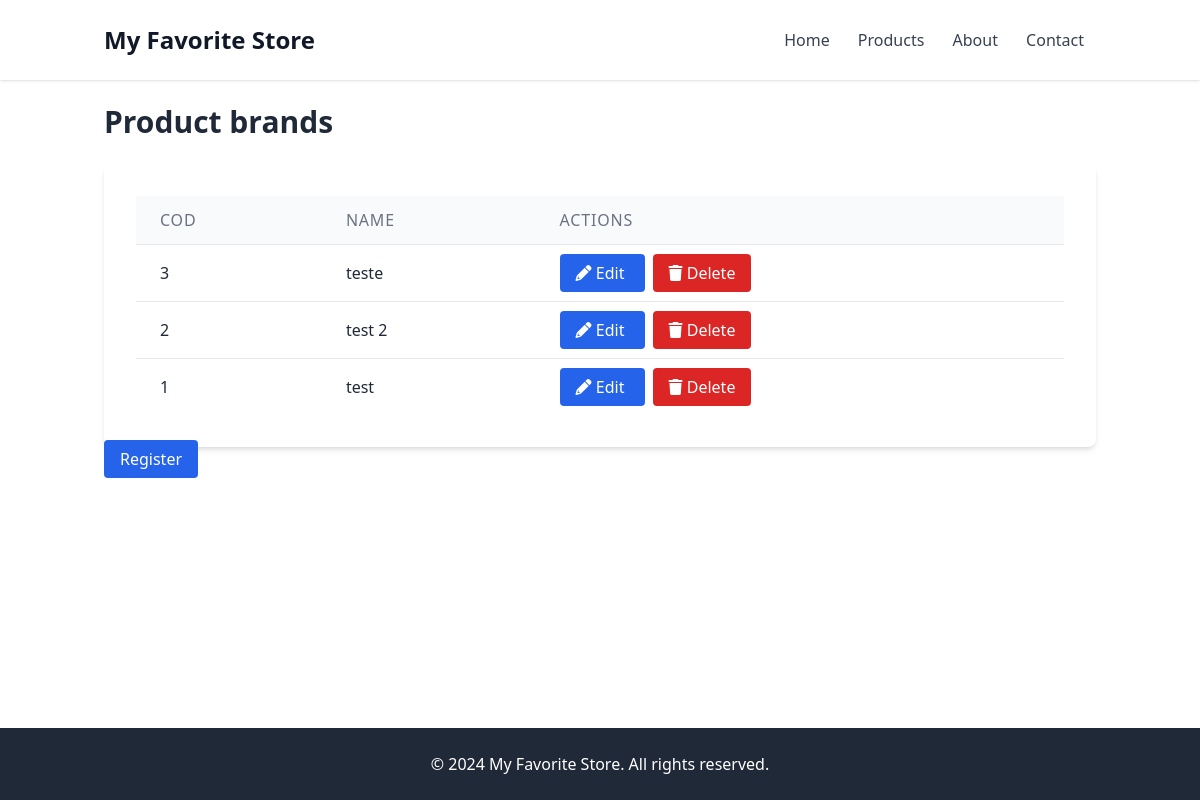
/brand/list/, run on an earlier commit of the app's database.
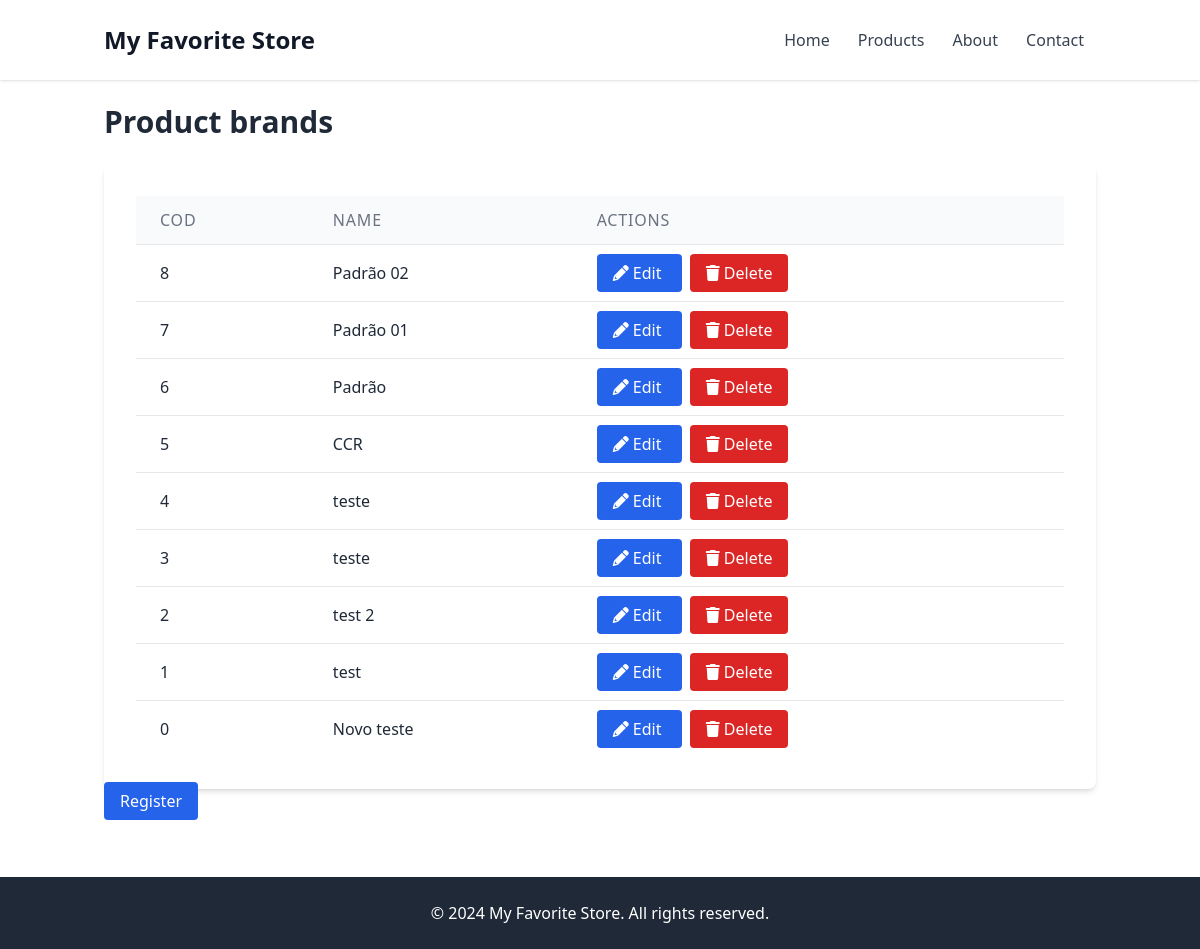
And on a later commit of the database.
### WebStoreApp/models.py (models this page shows, shortened)
class BaseModel(models.Model):
    ACTIVE_STORE = [
        (1,'Yes'),
        (0,'No'),
    ]
    created_at = models.DateTimeField(auto_now_add=True)
    updated_at = models.DateTimeField(auto_now=True)
    deleted_at = models.DateTimeField(null=True, default=None)
    created_by_user_id = models.ForeignKey(User, on_delete=models.CASCADE, null=True, default=None, related_name='created_%(class)s_set')
    updated_by_user_id = models.ForeignKey(User, on_delete=models.CASCADE, null=True, default=None, related_name='updated_%(class)s_set')
    deleted_by_user_id = models.ForeignKey(User, on_delete=models.CASCADE, null=True, default=None, related_name='deleted_%(class)s_set')
    active = models.IntegerField(max_length=1, choices=ACTIVE_STORE)
    class Meta:
        abstract = True

class ProductBrand(BaseModel):
    name = models.CharField(max_length=255, null=False, help_text="The brand's name")

### WebStoreApp/views.py (the view)
# urls.py: path("brand/list/", views.brand_list, name='brand_list'),
def brand_list(request, template_name='product_brand/brand_list.html'):
    query = request.GET.get('search')
    if query:
        items = ProductBrand.objects.filter(name__icontains=query).order_by('-id')
    else:
        items = ProductBrand.objects.all().order_by('-id')
    return render(request, template_name, {'items':items})

### WebStoreApp/templates/product_brand/brand_list.html (shortened to what this page needs)
{% extends "base.html" %}
{% block content %}
<div class="container mx-auto px-4 py-6">
    <h1 class="text-3xl font-bold mb-6">Product brands</h1>
    <div class="bg-white p-8 rounded-lg shadow-md">
        <table class="min-w-full divide-y divide-gray-200 rounded-lg" >
            <thead class="bg-gray-50">
                <tr>
                    <th class="px-6 py-3 text-left text-md font-medium text-gray-500 uppercase tracking-wider rounded-tl-2x " >COD</th>
                    <th class="px-6 py-3 text-left text-md font-medium text-gray-500 uppercase tracking-wider ">Name</t2xh>
                    <th class="px-6 py-3 text-left text-md font-medium text-gray-500 uppercase tracking-wider rounded-tr-2xlg ">Actions</th>
                </tr>
            </thead>
            <tbody class="bg-white divide-y divide-gray-200">
                {% for item in items %}
                    <tr class="" >
                        <td class="px-6 py-4 whitespace-nowrap" >{{item.pk}}</td>
                        <td class="px-6 py-4 whitespace-nowrap" >{{item.name}}</td>
                        <td class="px-6 py-4 whitespace-nowrap" >
                            <a href="{% url 'brand_edit' pk=item.pk %}" class="bg-blue-600 text-white px-4 py-2 rounded hover:bg-blue-500 mr-2">
                                <i class="fa fa-pencil" ></i> Edit
                            </a>
                            <a href="{% url 'brand_delete' pk=item.pk %}" class="bg-red-600 text-white px-4 py-2 rounded hover:bg-red-500">
                                <i class="fa fa-trash" ></i>  Delete
                            </a>
                        </td>
                    </tr>
                {% endfor %}
            </tbody>
        </table>
    </div>
    <a href="{% url 'brand_create' %}" class="bg-blue-600 text-white px-4 py-2 rounded hover:bg-blue-500">Register</a>
</div>
{% endblock %}

What changed in the data, as far as the page shows it:
added ProductBrand: pk "8", name "Padrão 02"
added ProductBrand: pk "7", name "Padrão 01"
added ProductBrand: pk "6", name "Padrão"
added ProductBrand: pk "5", name "CCR"
added ProductBrand: pk "4", name "teste"
added ProductBrand: pk "0", name "Novo teste"
